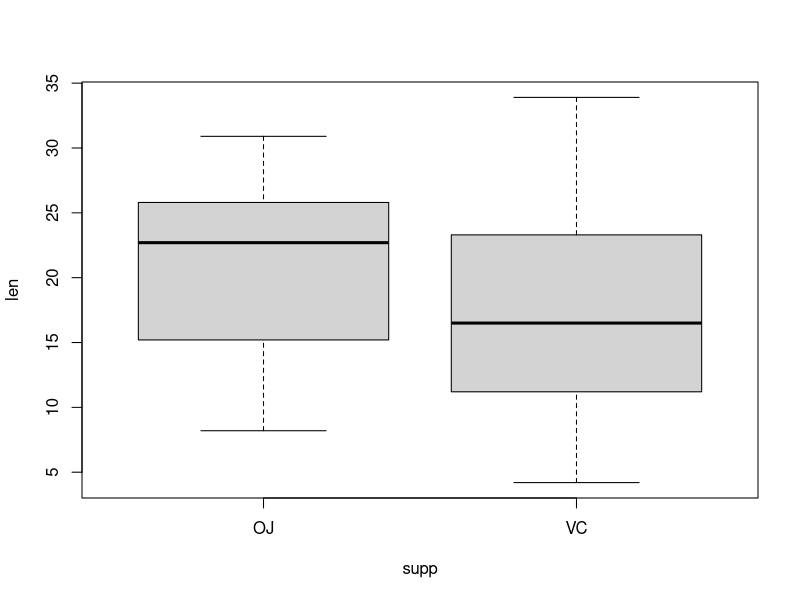
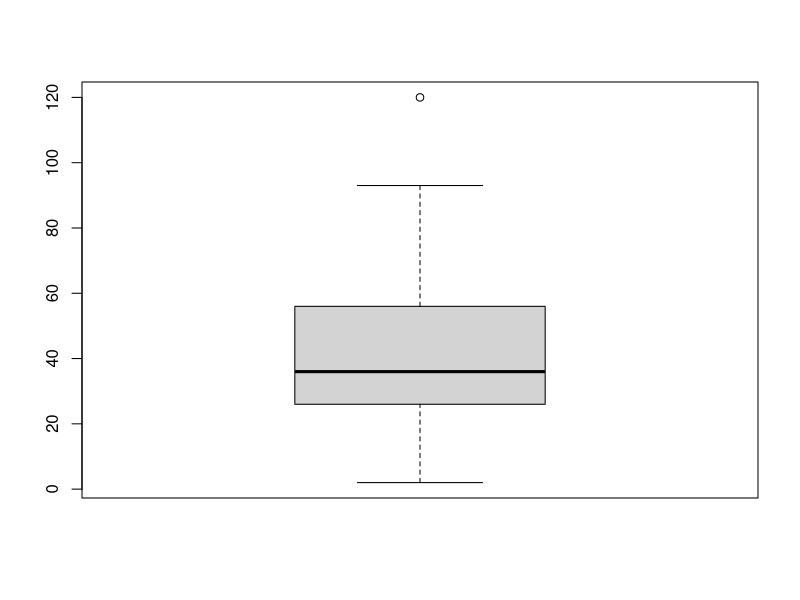

The R script that drew these images, in order:
## ---- chunk 1
shapiro.test(ToothGrowth$len[ToothGrowth$supp == "OJ"])
## ---- chunk 2
shapiro.test(ToothGrowth$len[ToothGrowth$supp == "VC"])
## ---- chunk 3
var.test(len ~ supp, data = ToothGrowth)
## ---- chunk 4
boxplot(len ~ supp, data = ToothGrowth)
## ---- chunk 5
boxplot(cars$dist)
